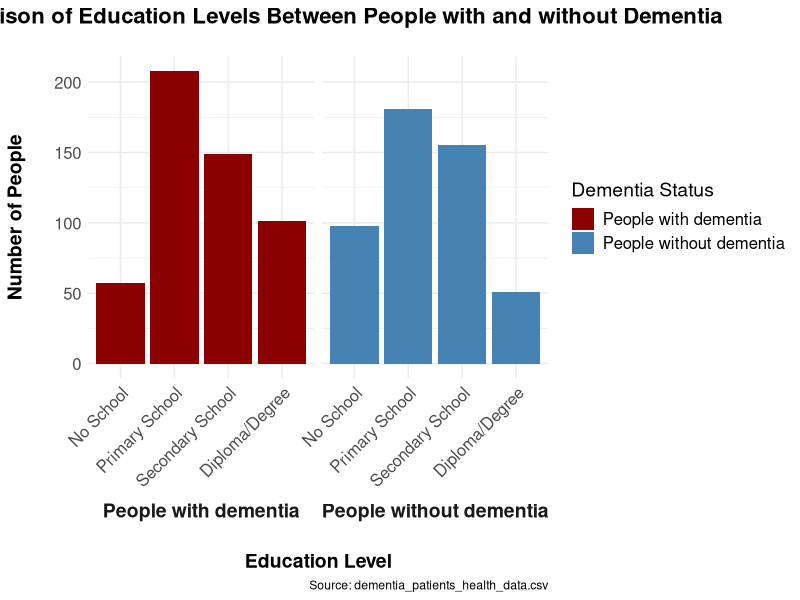
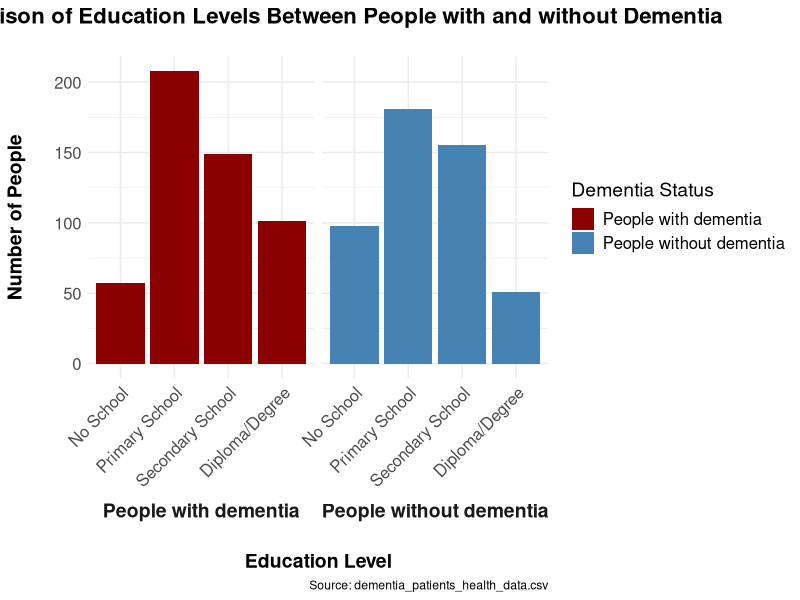

Write the R code that produced these figures, in order.
# Load necessary libraries
library(tidyverse)

# Read the data
data <- read.csv("data/dementia_patients_health_data.csv")

# Convert Dementia to a factor
data$Dementia <- factor(data$Dementia, levels = c(0, 1), labels = c("People with dementia", "People without dementia"))

# Specify the order of education levels
education_order <- c("No School", "Primary School", "Secondary School", "Diploma/Degree")

# Reorder the Education_Level factor
data$Education_Level <- factor(data$Education_Level, levels = education_order)

# Create the faceted bar graph with custom colors and improved title and labels
ggplot(data, aes(x = Education_Level, fill = Dementia)) +
  geom_bar() +
  facet_grid(~ Dementia, scales = "free_y", switch = "x") +
  scale_fill_manual(values = c( "People with dementia" = "darkred", "People without dementia" = "steelblue")) +
  labs(
    title = "Comparison of Education Levels Between People with and without Dementia",
    x = "Education Level",
    y = "Number of People",
    fill = "Dementia Status",
    caption = "Source: dementia_patients_health_data.csv"
  ) +
  theme_minimal() +
  theme(
    plot.title = element_text(size = 16, face = "bold", hjust = 0.5, margin = margin(b = 20)),
    axis.title.x = element_text(size = 14, face = "bold", margin = margin(t = 20)),
    axis.title.y = element_text(size = 14, face = "bold", margin = margin(r = 20)),
    axis.text.x = element_text(size = 12, angle = 45, hjust = 1),
    axis.text.y = element_text(size = 12),
    strip.text = element_text(size = 14, face = "bold"),
    legend.title = element_text(size = 14),
    legend.text = element_text(size = 12),
    strip.background = element_blank(),
    strip.placement = "outside"
  )

ggsave("education_levels.png", plot = last_plot())